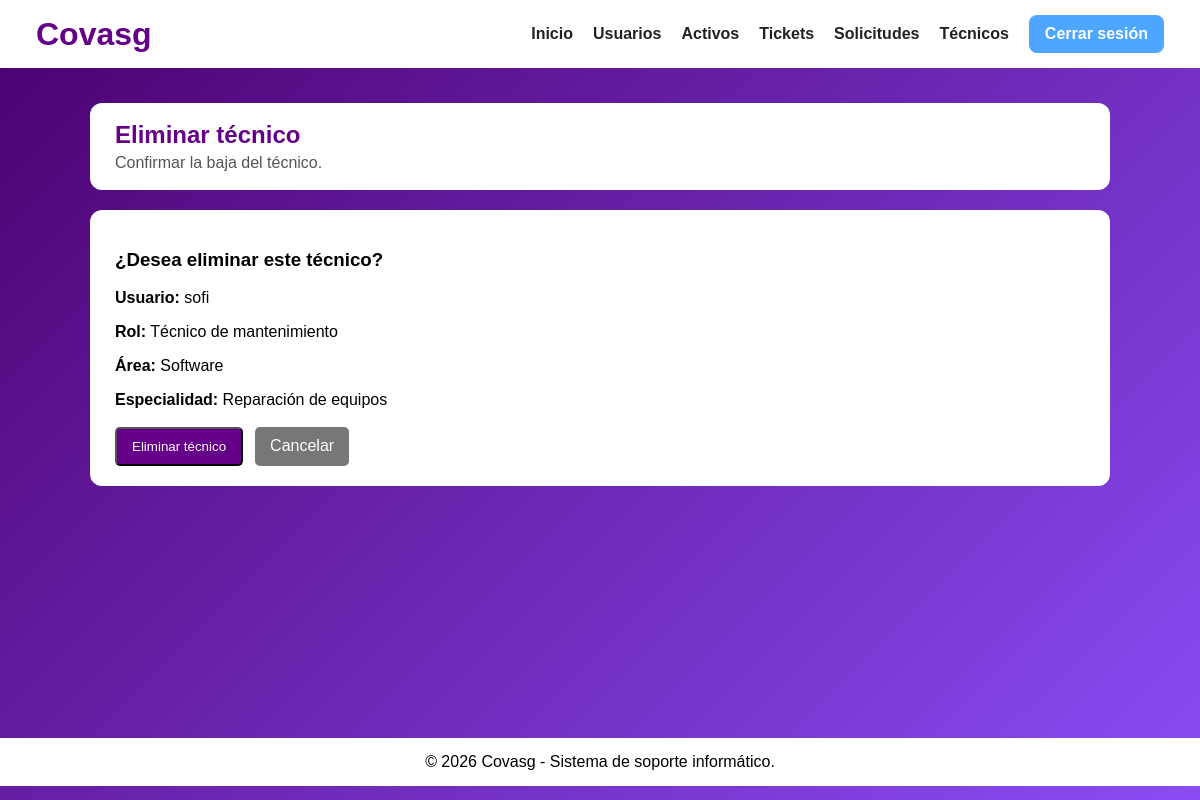
Page /administrador/tecnico/bajatecnico.php?id=2 on the committed database.
### tables this page shows
CREATE TABLE `tecnico` (
  `id_tecnico` int(11) NOT NULL AUTO_INCREMENT,
  `id_usuario` int(11) NOT NULL,
  `rol` varchar(50) DEFAULT NULL,
  `area` varchar(50) DEFAULT NULL,
  `especialidad` varchar(100) DEFAULT NULL,
  PRIMARY KEY (`id_tecnico`),
  KEY `fk_tecnico_usuario` (`id_usuario`),
  CONSTRAINT `fk_tecnico_usuario` FOREIGN KEY (`id_usuario`) REFERENCES `usuario` (`id_usuario`) ON DELETE CASCADE ON UPDATE CASCADE
);

CREATE TABLE `usuario` (
  `id_usuario` int(11) NOT NULL AUTO_INCREMENT,
  `id_rol` int(11) NOT NULL,
  `nombre` varchar(100) NOT NULL,
  `correo` varchar(100) NOT NULL,
  `contrasenia` varchar(255) NOT NULL,
  PRIMARY KEY (`id_usuario`),
  UNIQUE KEY `correo` (`correo`),
  KEY `fk_usuario_rol` (`id_rol`),
  CONSTRAINT `fk_usuario_rol` FOREIGN KEY (`id_rol`) REFERENCES `rol` (`id_rol`) ON UPDATE CASCADE
);

### administrador/tecnico/bajatecnico.php (the view, shortened to what this page needs)
<?php
include("../../php/conexion.php");
$id_tecnico = $_GET["id"];
$consulta = "SELECT tecnico.*, usuario.nombre
             FROM tecnico
             INNER JOIN usuario
             ON tecnico.id_usuario = usuario.id_usuario
             WHERE tecnico.id_tecnico = '$id_tecnico'";
$resultado = mysqli_query($conexion, $consulta);
$tecnico = mysqli_fetch_array($resultado);
?>
<!DOCTYPE html>
<html lang="es">
<head>
    <link rel="stylesheet" href="../css/estilotecnicos.css">
</head>
<body>
<header>
    <h1>Covasg</h1>
    <nav>
        <a href="../administrador.php">Inicio</a>
        <a href="../usuarios.html">Usuarios</a>
        <a href="../activos/consultaactivos.php">Activos</a>
        <a href="../tickets/consultatickets.php">Tickets</a>
        <a href="../solicitudes/consultasolicitudes.php">Solicitudes</a>
        <a href="consultatecnicos.php">Técnicos</a>
        <a href="../../php/cerrarsesion.php" class="cerrar-sesion">Cerrar sesión</a>
    </nav>
</header>
<main>
    <section class="titulo">
        <div>
            <h2>Eliminar técnico</h2>
            <p>Confirmar la baja del técnico.</p>
        </div>
    </section>
    <section class="formulario-contenedor">
        <h3>¿Desea eliminar este técnico?</h3>
        <p>
            <strong>Usuario:</strong>
            <?php echo $tecnico["nombre"]; ?>
        </p>
        <p>
            <strong>Rol:</strong>
            <?php echo $tecnico["rol"]; ?>
        </p>
        <p>
            <strong>Área:</strong>
            <?php echo $tecnico["area"]; ?>
        </p>
        <p>
            <strong>Especialidad:</strong>
            <?php echo $tecnico["especialidad"]; ?>
        </p>
        <form action="../../php/baja_tecnico.php" method="POST">
            <div class="botones">
                <button type="submit" class="boton guardar">
                    Eliminar técnico
                </button>
                <a href="consultatecnicos.php" class="boton cancelar">
                    Cancelar
                </a>
            </div>
        </form>
    </section>
</main>
<footer>
    <p>© 2026 Covasg - Sistema de soporte informático.</p>
</footer>
</body>
</html>

### administrador/css/estilotecnicos.css (style rules this page uses)
body { margin: 0; font-family: Arial, sans-serif; background: linear-gradient(135deg, #4b006e, #8b4cf5); min-height: 100vh; }
header { background-color: white; padding: 15px 3%; display: flex; justify-content: space-between; align-items: center; }
header h1 { color: #66008b; margin: 0; }
nav { display: flex; align-items: center; gap: 20px; }
nav a { text-decoration: none; color: #222; font-weight: bold; }
.cerrar-sesion { background-color: #4da6ff; color: white; padding: 10px 16px; border-radius: 8px; }
main { width: 85%; margin: 35px auto; min-height: 75vh; }
.titulo { background-color: white; padding: 18px 25px; border-radius: 12px; margin-bottom: 20px; display: flex; justify-content: space-between; align-items: center; }
.titulo h2 { color: #66008b; margin: 0 0 5px 0; }
.titulo p { margin: 0; color: #555; }
.boton { text-decoration: none; background-color: #66008b; color: white; padding: 10px 15px; border-radius: 5px; }
footer { background-color: white; text-align: center; padding: 15px; margin-top: 30px; }
footer p { margin: 0; }
.formulario-contenedor { background-color: white; padding: 20px 25px; border-radius: 12px; }
.botones { margin-top: 18px; display: flex; gap: 12px; }
.guardar { background-color: #66008b; color: white; }
.cancelar { background-color: #777; color: white; }

### rows in the picture
tecnico: id_usuario.nombre "sofi", rol "Técnico de mantenimiento", area "Software", especialidad "Reparación de equipos"
